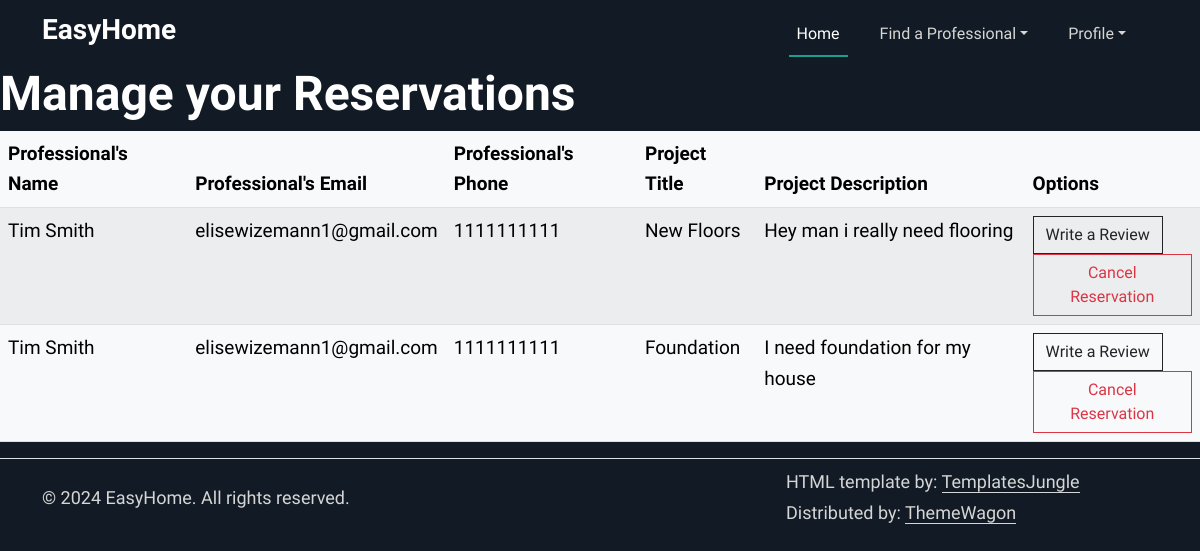
Page /manageReservations (signed in) on the earlier database version.
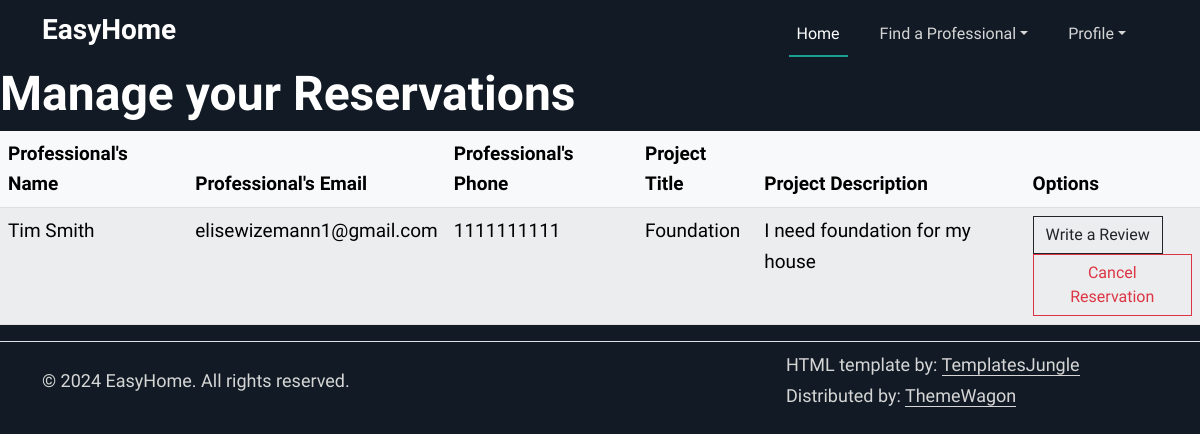
Same page on the later database version.
### tables this page shows
CREATE TABLE workDetails (
        id INTEGER PRIMARY KEY AUTOINCREMENT,
        work_name VARCHAR2(50),
        work_description VARCHAR2(100),
        user_id INTEGER NOT NULL,
        professional_id INTEGER NOT NULL,
        FOREIGN KEY (user_id) REFERENCES users(id),
        FOREIGN KEY (professional_id) REFERENCES professionals(id)
    );

CREATE TABLE users (
                id INTEGER PRIMARY KEY AUTOINCREMENT,
                first_name VARCHAR2(25) NOT NULL,
                middle_name VARCHAR2(15),
                last_name VARCHAR2(25) NOT NULL,
                gender CHAR(1) CHECK (gender IN ('M','F','O')) NOT NULL,
                phone_number VARCHAR2(12) NOT NULL,
                email VARCHAR2(50) NOT NULL,
                password VARCHAR2(50) NOT NULL,
                street_number VARCHAR2(10),
                street_name VARCHAR2(35),
                town VARCHAR2(30),
                state CHAR(2),
                zip_code NUMBER(5),
                user_type VARCHAR2(20) CHECK (user_type IN ('customer','professional')) DEFAULT 'customer'
            );

### app.py (the view)
@app.route("/manageReservations")
@login_required
def manageReservations():
    reserved = get_work_details_by_user(current_user.id)
    print(reserved)
    return render_template("manageReservations.html", reservations = reserved)

### app.py (called while the page is built)
@login_manager.user_loader
def load_user(user_id):
    try:
        conn = sqlite3.connect('database.db')
        conn.row_factory = sqlite3.Row
        c = conn.cursor()
        c.execute("SELECT * FROM users WHERE id = ?", (user_id,))
        user_row = c.fetchone()
        return User(user_row) if user_row else None
    except sqlite3.Error as e:
        print(f"Error retrieving user by ID: {e}")
        return None
    finally:
        if conn:
            conn.close()

def get_work_details_by_user(user_id):
    try:
        conn = sqlite3.connect("database.db")
        conn.row_factory = sqlite3.Row
        c = conn.cursor()
        c.execute("""
            SELECT wd.id AS work_id, wd.work_name, wd.work_description,
                   wd.professional_id,
                   p.id AS professional_primary_key,
                   u.first_name, u.last_name, u.email, u.phone_number
            FROM workDetails wd
            JOIN users u ON wd.professional_id = u.id
            LEFT JOIN professionals p ON wd.professional_id = p.user_id
            WHERE wd.user_id = ?
        """, (user_id,))
        work_rows = c.fetchall()  # Fetch the data BEFORE closing the connection
        return work_rows
    except sqlite3.Error as e:
        print(f"Error fetching work details: {e}")
        return None
    finally:
        if conn:
            conn.close()

### templates/manageReservations.html (shortened to what this page needs)
{%extends "base.html"%}
{%block content%}
<section id="start">
<div class="row">
    <h2>Manage your Reservations</h2>
    <div class="main">
    <table class="table table-striped table-light">
      <thead>
        <tr>
          <th scope="col">Professional's Name</th>
          <th scope="col">Professional's Email</th>
          <th scope="col">Professional's Phone</th>
          <th scope="col">Project Title</th>
          <th scope="col">Project Description</th>
          <th scope="col">Options</th>
        </tr>
      </thead>
      <tbody>
        {% for reserve in reservations %}
        <tr>
            <td>{{ reserve.first_name }} {{reserve.last_name}}</td>
            <td>{{ reserve.email}}</td>
            <td>{{ reserve.phone_number}}</td>
            <td>{{ reserve.work_name }}</td>
            <td>{{ reserve.work_description }}</td>
            <td>
                <a href="/submit_review/{{reserve.professional_primary_key}}" class="btn btn-outline-dark">Write a Review</a>
                <form action="{{ url_for('cancel_reservation') }}" method="post">
                  <button onclick="return confirm('Are you sure to delete this reservation?')" type="submit" class="btn btn-outline-danger">
                      Cancel Reservation
                  </button>
              </form>
            </td>
        </tr>
        {% endfor %}
    </tbody>
    </table>
  </div>
  </section>
{%endblock%}

### templates/base.html (shortened to what this page needs)
<!doctype html>
<html lang="en">
<head>
  <link rel="stylesheet" type="text/css" href="{{ url_for('static', filename='assets/css/vendor.css') }}">
  <link rel="stylesheet" href="https://cdn.jsdelivr.net/npm/swiper@9/swiper-bundle.min.css" />
  <link rel="stylesheet" href="https://cdn.jsdelivr.net/npm/bootstrap-icons@1.5.0/font/bootstrap-icons.css">
  <link href="https://cdn.jsdelivr.net/npm/bootstrap@5.2.3/dist/css/bootstrap.min.css" rel="stylesheet"
>
    <link rel="stylesheet" href="{{ url_for('static', filename='assets/css/style.css') }}">
</head>
<body data-bs-spy="scroll" data-bs-target="#navbar-example2" tabindex="0">
  <header id="nav" class="site-header position-fixed text-white bg-dark">
    <nav id="navbar-example2" class="navbar navbar-expand-lg py-2">
      <div class="container ">
        <a class="navbar-brand" href="/"><h3>EasyHome</h3></a>
        <div class="offcanvas offcanvas-end" tabindex="-1" id="offcanvasNavbar2"
          aria-labelledby="offcanvasNavbar2Label">
          <div class="offcanvas-body">
            <ul class="navbar-nav align-items-center justify-content-end align-items-center flex-grow-1 ">
              <li class="nav-item">
                <a class="nav-link active me-md-4" href="/">Home</a>
              </li>
              <li class="nav-item dropdown ">
                <a class="nav-link me-md-4 text-center dropdown-toggle" data-bs-toggle="dropdown" href="#" role="button"
                  aria-expanded="false">Find a Professional</a>
              </li>
                {%if current_user.first_name != null%}
                <li class="nav-item dropdown ">
                  <a class="nav-link me-md-4 text-center dropdown-toggle" data-bs-toggle="dropdown" href="#" role="button"
                    aria-expanded="false">Profile</a>
                </li>
                {%else%}
                <li class="nav-item">
                  <a class="nav-link mx-md-4" href="/login">Login</a>
                </li>
                {%endif%}
            </ul>
          </div>
        </div>
      </div>
    </nav>
  </header>
  {%block content%}
  {%endblock%}
    <footer class="d-flex flex-wrap justify-content-between align-items-center border-top"></footer>
    <div class="container">
      <footer class="d-flex flex-wrap justify-content-between align-items-center py-2 ">
        <div class="col-md-8 d-flex align-items-center">
          <p>© 2024 EasyHome. All rights reserved.</p>
        </div>
        <div class="col-md-4 d-flex align-items-center">
          <p>HTML template by: <a rel="noopener" href="https://templatesjungle.com/" class="link-primary"
              target="_blank">TemplatesJungle</a> <br> Distributed by: <a rel="noopener" href="https://themewagon.com" class="link-primary"
              target="_blank">ThemeWagon</a></p>
        </div>
      </footer>
    </div>
    <link rel="stylesheet" href="https://cdnjs.cloudflare.com/ajax/libs/font-awesome/5.15.4/css/all.min.css">
</body>
</html>

### static/assets/css/style.css (style rules this page uses)
:root { --accent-color: #1AA090; --dark-color: #121B25; --grey-color: #83898F; --body-text-color: #FFFFFF; --light-text-color: #D6D6D6; --link-color: #092035; }
body { padding-top: 65px; font-family: 'Work Sans', sans-serif; font-weight: 400; font-size: 19px; line-height: 1.6em; color: var(--body-text-color); background-color: var(--dark-color); }
h1, .h1, h2, .h2, h3, .h3, h4, .h4, h5, .h5, h6, .h6 { font-family: 'Work Sans', sans-serif; font-weight: 600; color: var(--body-text-color); }
h2, .h2 { font-size: 48px; }
ul { padding: 0; }
p { font-family: 'Work Sans', sans-serif; color: var(--light-text-color); font-size: 18px; }
a { color: var(--light-text-color); text-decoration: none; transition: all 0.3s ease-out; }
.btn { --bs-btn-border-radius: 0 rem; }
.text-white .nav-link.active, .text-white .nav-link:focus, .text-white .nav-link:hover { color: var(----body-text-color); }
.nav-link.active, .nav-link:focus, .nav-link:hover { color: var(----body-text-color); }
.nav-link { color: var(--light-text-color); font-size: 16px; position: relative; }
.nav-link:not(.dropdown-toggle):after { content: ''; position: absolute; left: 0; bottom: 0; width: 0; background: var(--accent-color); border-bottom: 2px solid var(--accent-color); transition: width 0.3s ease-out; }
.nav-link.active:after { width: 100%; }
.bg-dark { background-color: var(--dark-color) !important; }
.site-header { position: fixed; top: 0; width: 100%; z-index: 99999; transition: background 0.3s ease-out; }
a.navbar-brand { color: var(--body-text-color); }
a.nav-link.dropdown-toggle { color: #D6D6D6; font-size: 16px; }
.link-primary { color: var(--light-text-color) !important; border-bottom: 1px solid var(--light-text-color); }

Differences in the rows shown:
removed workDetails: first_name "Tim", last_name "Smith", email "elisewizemann1@gmail.com", phone_number "1111111111", work_name "New Floors", work_description "Hey man i really need flooring"
